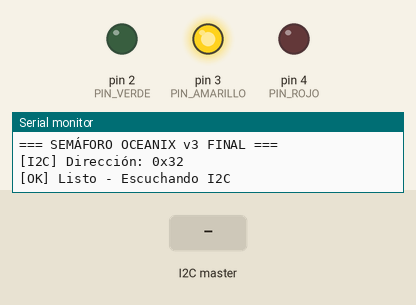
Recording of a sketch running on a simulated Arduino Uno, built with avr-gcc and run on an emulated ATmega328P. On the bench: output pins drawn as LEDs (lit = HIGH), the last lines printed to the serial monitor. Dashed ring = blinking. The test bench sets the inputs (shaded band).

Above: at 1.3 s.
1.4 s: the I2C master sends the byte 0
At 2.3 s:
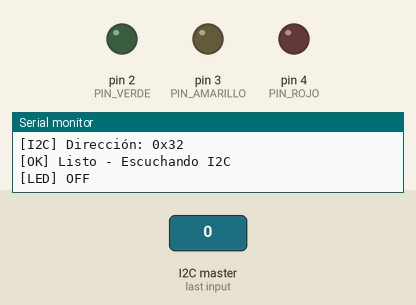
2.9 s: the I2C master sends the byte 1
At 3.55 s:
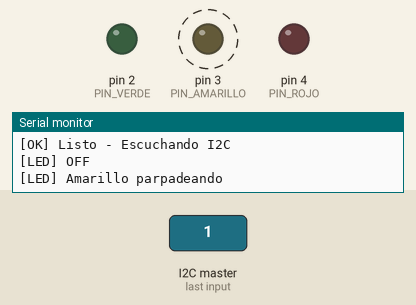
5.9 s: the I2C master sends the byte 2
Timing chart, 0 to 8.9 s (numbered marks = the images above; inputs shaded):
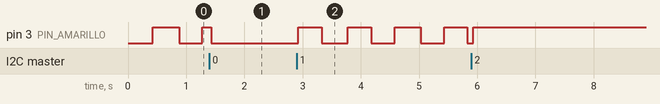

Measured:
- after the input at 2.9 s, pin 3 (PIN_AMARILLO): alternates HIGH for 0.40 s and LOW for 0.40 s, starting at once

The sketch:

periferico.ino
```cpp
/*
 * ============================================================================
 * PROYECTO FINAL: PERIFÉRICO SEMÁFORO - SISTEMA OCEANIX
 * ARCHIVO: periferico/periferico.ino
 * ============================================================================
 *
 * INSTITUCIÓN: Universidad Intercontinental de la Empresa
 * ASIGNATURA: Tecnología de Automatización y Robotización Empresarial
 * PROFESOR: Eladio Dapena
 * FECHA: 5 de diciembre de 2025
 *
 * EQUIPO DE DESARROLLO:
 * - Alan Ariel Salazar (Responsable del Equipo)
 * - Anton Dopico
 * - Pablo Barran Franco
 *
 * ============================================================================
 * PRESENTACIÓN DEL COMPONENTE
 * ============================================================================
 *
 * Este firmware implementa el Arduino Periférico del sistema de clasificación
 * Oceanix, especializado exclusivamente en el control físico de los indicadores
 * luminosos LED del semáforo perimetral.
 *
 * El periférico actúa como dispositivo esclavo I2C con dirección única 0x32,
 * recibiendo comandos del Arduino Supervisor mediante interrupciones hardware
 * y ejecutando acciones inmediatas sobre los LEDs según el protocolo establecido.
 *
 * La implementación garantiza operación determinista mediante procesamiento
 * no bloqueante de comandos, parpadeo automático del LED amarillo con temporización
 * precisa de 400ms, y estados mutuamente excluyentes de los LEDs (solo un LED
 * puede estar encendido a la vez).
 *
 * El componente está diseñado con arquitectura minimalista y especializada,
 * delegando toda la lógica de decisión al Supervisor y enfocándose únicamente
 * en la ejecución eficiente de comandos de control LED.
 *
 * ============================================================================
 * OBJETIVO GENERAL
 * ============================================================================
 *
 * Implementar el controlador periférico del semáforo perimetral para el sistema
 * de clasificación Oceanix, actuando como esclavo I2C que recibe comandos del
 * supervisor y controla indicadores luminosos LED de manera determinista.
 *
 * ============================================================================
 * OBJETIVOS ESPECÍFICOS
 * ============================================================================
 *
 * 1. IMPLEMENTAR COMUNICACIÓN I2C COMO ESCLAVO
 *    - Configurar dirección I2C 0x32 (50 decimal) mediante Wire.begin(SEMAFORO_ADDR)
 *      para recepción de comandos del Supervisor
 *    - Implementar callback de recepción de datos vía interrupción hardware mediante
 *      función callback_i2c() registrada con Wire.onReceive()
 *    - Gestionar buffer de comandos con flags de actualización mediante variables
 *      globales volátiles (comando, comando_nuevo) para comunicación thread-safe
 *      entre interrupción y loop principal
 *
 * 2. CONTROLAR INDICADORES LUMINOSOS LED
 *    - Gestionar 3 LEDs independientes: verde (PIN 2), amarillo (PIN 3), rojo (PIN 4)
 *      configurados como salidas digitales mediante pinMode(OUTPUT)
 *    - Implementar lógica de conmutación digital con protección mediante función
 *      apagar_todos() que garantiza apagado de todos los LEDs antes de encender uno nuevo
 *    - Garantizar estados mutuamente excluyentes (solo un LED activo) mediante
 *      invocación sistemática de apagar_todos() en todas las ramas del switch-case
 *      de procesamiento de comandos
 *
 * 3. IMPLEMENTAR PARPADEO AUTOMÁTICO NO BLOQUEANTE
 *    - Temporizador de 400ms para amarillo titilante mediante comparación de millis()
 *      con tiempo_parpadeo almacenado, resultando en frecuencia de 2.5 Hz
 *    - Lógica no bloqueante en loop principal mediante función manejar_parpadeo()
 *      que se ejecuta solo cuando comando activo es LAMP_YELLOW_BLINK
 *    - Sincronización precisa sin interferir con comunicaciones I2C mediante
 *      uso de millis() en lugar de delay(), permitiendo recepción continua de
 *      nuevos comandos durante el parpadeo
 *
 * 4. GESTIONAR PROTOCOLO DE COMANDOS DETERMINISTA
 *    - Procesar 5 comandos I2C diferentes con acciones inmediatas mediante estructura
 *      switch-case en función procesar_comando() que mapea valores 0-4 a acciones LED
 *    - Implementar máquina de estados simple para modos LED mediante variable global
 *      comando que almacena el estado actual y determina el comportamiento del sistema
 *    - Logging detallado para diagnóstico operativo mediante comunicación serial a
 *      9600 baudios con mensajes descriptivos de cada comando recibido y ejecutado
 *
 * ============================================================================
 * CONFIGURACIÓN DEL HARDWARE
 * ============================================================================
 *
 * PLACA ARDUINO: Arduino Uno o compatible (ATmega328P)
 *
 * CONEXIONES FÍSICAS DETALLADAS:
 *
 * INDICADORES LED:
 *   - LED VERDE: Ánodo → PIN 2 (D2) del Arduino, Cátodo → GND vía resistencia 220Ω
 *     Función: Indicador visual de pieza aceptada (material no metálico)
 *   - LED AMARILLO: Ánodo → PIN 3 (D3) del Arduino, Cátodo → GND vía resistencia 220Ω
 *     Función: Indicador de estado del sistema (titilante = disponible, fijo = inspección)
 *   - LED ROJO: Ánodo → PIN 4 (D4) del Arduino, Cátodo → GND vía resistencia 220Ω
 *     Función: Indicador visual de metal detectado (pieza rechazada)
 *
 * BUS I2C (Periférico ↔ Supervisor):
 *   - SDA → PIN A4 del Arduino: Datos del bus I2C (bidireccional)
 *   - SCL → PIN A5 del Arduino: Reloj del bus I2C (sincronización)
 *   - Pull-ups externos de 4.7kΩ recomendados entre SDA/SCL y VCC (5V)
 *   - GND común entre Periférico y Supervisor (referencia común crítica)
 *
 * ALIMENTACIÓN:
 *   - VCC: 5V DC regulado conectado a VIN o pin 5V del Arduino
 *   - GND: Referencia común conectada a GND del Supervisor y fuente de alimentación
 *   - Consumo típico: < 100mA con los 3 LEDs encendidos simultáneamente (no ocurre)
 *
 * COMUNICACIÓN SERIAL (Debug):
 *   - Configurada a 9600 baudios para logging y diagnóstico
 *   - Utilizada exclusivamente para monitoreo, no para comunicación con Supervisor
 *
 * ============================================================================
 * ARQUITECTURA DEL COMPONENTE
 * ============================================================================
 *
 * El periférico implementa una arquitectura simple y especializada:
 *
 * SUPERVISOR ──I2C──> PERIFÉRICO ──GPIO──> LEDs
 *    │                    │                    │
 *    │ Comando (1 byte)   │ Procesamiento      │ Control físico
 *    │ Dirección: 0x32    │ No bloqueante      │ Estados mutuamente
 *    │                    │                    │ excluyentes
 *    └────────────────────┴────────────────────┘
 *
 * FLUJO DE DATOS:
 *   1. Supervisor envía comando I2C hacia dirección 0x32
 *   2. Interrupción hardware activa callback_i2c()
 *   3. Comando se almacena en variable global comando
 *   4. Flag comando_nuevo se activa para señalizar loop principal
 *   5. Loop principal detecta flag y llama a procesar_comando()
 *   6. Función procesar_comando() ejecuta acción LED correspondiente
 *   7. Si comando es YELLOW_BLINK, manejar_parpadeo() gestiona titileo
 *
 * ============================================================================
 * PROTOCOLO I2C - COMANDOS DE CONTROL
 * ============================================================================
 *
 * ESTRUCTURA DEL MENSAJE I2C:
 *   El Supervisor envía un único byte que codifica el comando LED. El periférico
 *   recibe este byte mediante interrupción hardware y lo procesa en el loop principal.
 *
 * ┌─────────────┬─────────────┬─────────────────────────────────────┐
 * │ Comando     │ Valor       │ Acción del Periférico              │
 * ├─────────────┼─────────────┼─────────────────────────────────────┤
 * │ LAMP_OFF    │ 0x00 (0)    │ Apagar todos los LEDs               │
 * │ YELLOW_BLINK│ 0x01 (1)    │ Amarillo titilante 400ms            │
 * │ YELLOW_SOLID│ 0x02 (2)    │ Amarillo continuo                   │
 * │ LAMP_RED    │ 0x03 (3)    │ Rojo continuo (metal)               │
 * │ LAMP_GREEN  │ 0x04 (4)    │ Verde continuo (aceptado)           │
 * └─────────────┴─────────────┴─────────────────────────────────────┘
 *
 * DETALLES DEL PROTOCOLO:
 *   - Dirección esclavo: 0x32 (50 decimal, hexadecimal 0x32)
 *   - Mensaje: 1 byte único que codifica el comando
 *   - Recepción: Vía interrupción hardware onReceive() que activa callback_i2c()
 *   - Procesamiento: En loop principal de forma no bloqueante mediante flag comando_nuevo
 *   - Confirmación: Logging serial para diagnóstico (no se envía ACK explícito al Supervisor)
 *   - Latencia: < 50ms desde recepción I2C hasta ejecución del comando LED
 *
 * ============================================================================
 * LÓGICA IMPLEMENTADA
 * ============================================================================
 *
 * El firmware implementa un bucle principal (loop()) que se ejecuta continuamente
 * con frecuencia aproximada de 20 Hz (cada 50ms debido al delay final). En cada
 * iteración del bucle se ejecutan las siguientes operaciones en orden:
 *
 * 1. VERIFICACIÓN DE COMANDO NUEVO:
 *    - Se verifica el flag comando_nuevo que se activa cuando callback_i2c() recibe
 *      un nuevo comando del Supervisor
 *    - Si el flag está activo, se resetea y se llama a procesar_comando(comando)
 *      para ejecutar la acción LED correspondiente
 *
 * 2. GESTIÓN DE PARPADEO (si aplica):
 *    - Si el comando activo es LAMP_YELLOW_BLINK, se llama a manejar_parpadeo()
 *      que implementa el algoritmo de titileo no bloqueante
 *    - La función manejar_parpadeo() compara millis() con tiempo_parpadeo almacenado
 *      y conmuta el estado del LED amarillo cada 400ms
 *
 * 3. DELAY DE CONTROL:
 *    - Se ejecuta delay(50) para controlar la frecuencia del bucle y evitar
 *      saturación del procesador, manteniendo capacidad de respuesta para I2C
 *
 * FUNCIÓN CALLBACK I2C (Interrupción Hardware):
 *   La función callback_i2c() se ejecuta automáticamente cuando el Supervisor
 *   inicia una transmisión I2C hacia la dirección 0x32. La función lee todos los
 *   bytes disponibles mediante bucle while (Wire.available()), almacena el último
 *   byte en la variable global comando, y activa el flag comando_nuevo para señalizar
 *   al loop principal que hay un comando pendiente de procesamiento.
 *
 * FUNCIÓN PROCESAMIENTO DE COMANDOS:
 *   La función procesar_comando() implementa una máquina de estados simple mediante
 *   estructura switch-case que mapea los 5 comandos válidos (0-4) a acciones LED
 *   específicas. Todas las ramas del switch llaman primero a apagar_todos() para
 *   garantizar estados mutuamente excluyentes, y luego ejecutan la acción correspondiente.
 *   Para el comando LAMP_YELLOW_BLINK, la función también inicializa las variables
 *   de parpadeo (tiempo_parpadeo, estado_parp) que son utilizadas por manejar_parpadeo().
 *
 * FUNCIÓN PARPADEO NO BLOQUEANTE:
 *   La función manejar_parpadeo() implementa temporización no bloqueante mediante
 *   comparación de millis() con tiempo_parpadeo almacenado. Cuando transcurren 400ms,
 *   se actualiza tiempo_parpadeo y se conmuta el estado del LED amarillo mediante
 *   digitalWrite(). Este algoritmo permite que el periférico continúe recibiendo y
 *   procesando nuevos comandos I2C durante el parpadeo, garantizando responsividad
 *   del sistema ante cambios de estado del Supervisor.
 *
 * ============================================================================
 * ESPECIFICACIONES TÉCNICAS
 * ============================================================================
 *
 * HARDWARE:
 *   - Microcontrolador: ATmega328P (Arduino Uno estándar)
 *   - LEDs: 5mm estándar con resistencias limitadoras de corriente de 220Ω
 *   - Bus I2C: Implementación hardware TWI (Two-Wire Interface) integrada en ATmega328P
 *   - Alimentación: 5V DC regulado (tolerancia: 4.5V - 5.5V)
 *   - Consumo máximo: < 150mA con todos los LEDs encendidos (caso teórico)
 *
 * SOFTWARE:
 *   - Framework: Arduino IDE 1.8+ o superior
 *   - Librería: Wire.h (I2C integrada en Arduino Core)
 *   - Frecuencia de reloj: 16MHz (cristal estándar Arduino Uno)
 *   - Comunicación serial: 9600 baudios para logging y diagnóstico
 *   - Tamaño de código compilado: ~2.5 KB (muy eficiente)
 *
 * TEMPORIZACIÓN:
 *   - Intervalo parpadeo: 400ms exactos (frecuencia 2.5 Hz, período 0.4s)
 *   - Latencia I2C: < 1ms desde transmisión Supervisor hasta recepción en callback
 *   - Tiempo respuesta LED: < 10ms desde procesamiento de comando hasta cambio físico
 *   - Frecuencia loop principal: ~20 Hz (cada 50ms)
 *
 * ============================================================================
 */

#include <Wire.h>

// ============================================================================
// CONFIGURACIÓN I2C
// ============================================================================
#define SEMAFORO_ADDR 0x32

#define LAMP_OFF 0
#define LAMP_YELLOW_BLINK 1
#define LAMP_YELLOW_SOLID 2
#define LAMP_RED 3
#define LAMP_GREEN 4

// ============================================================================
// PINES LEDS
// ============================================================================
#define PIN_VERDE 2
#define PIN_AMARILLO 3
#define PIN_ROJO 4

// ============================================================================
// VARIABLES
// ============================================================================
volatile uint8_t comando = LAMP_YELLOW_BLINK;
volatile bool comando_nuevo = false;

// Para parpadeo
unsigned long tiempo_parpadeo = 0;
bool estado_parp = false;
#define INTERVALO_PARPADEO 400

// ============================================================================
// FUNCIÓN: CONFIGURACIÓN INICIAL DEL PERIFÉRICO
// ============================================================================
// OBJETIVO: Inicializar hardware y comunicaciones del controlador LED
// COMPONENTES: Pines LED, I2C esclavo, estado inicial OFF, banner informativo
// CRÍTICO: Configuración necesaria para recepción de comandos I2C
// ============================================================================
void setup() {
  pinMode(PIN_VERDE, OUTPUT);
  pinMode(PIN_AMARILLO, OUTPUT);
  pinMode(PIN_ROJO, OUTPUT);

  Serial.begin(9600);
  delay(100);

  Serial.println("\n=== SEMÁFORO OCEANIX v3 FINAL ===\n");
  Serial.print("[I2C] Dirección: 0x");
  Serial.println(SEMAFORO_ADDR, HEX);

  apagar_todos();

  Wire.begin(SEMAFORO_ADDR);
  Wire.onReceive(callback_i2c);

  Serial.println("[OK] Listo - Escuchando I2C\n");
}

// ============================================================================
// LOOP PRINCIPAL
// ============================================================================
void loop() {
  // Si hay comando nuevo, procesarlo
  if (comando_nuevo) {
    comando_nuevo = false;
    procesar_comando(comando);
  }

  // Si estamos en parpadeo, manejar eso
  if (comando == LAMP_YELLOW_BLINK) {
    manejar_parpadeo();
  }

  delay(50);
}

// ============================================================================
// FUNCIÓN: CALLBACK DE RECEPCIÓN I2C - INTERRUPTOR CRÍTICO
// ============================================================================
// OBJETIVO: Gestionar recepción de comandos I2C del supervisor Supervisor
// MECANISMO: Interrupción hardware que activa recepción automática
// CRÍTICO: Esta función determina la responsiveness del sistema LED
// ============================================================================
void callback_i2c(int bytes) {
  while (Wire.available()) {
    uint8_t valor = Wire.read();
    comando = valor;
    comando_nuevo = true;
  }
}

// ============================================================================
// FUNCIÓN: PROCESAMIENTO DETERMINISTA DE COMANDOS LED
// ============================================================================
// OBJETIVO: Ejecutar acciones LED según protocolo I2C establecido
// LÓGICA: Máquina de estados simple con 5 comandos válidos
// CRÍTICO: Garantiza estados mutuamente excluyentes de LEDs
// ============================================================================
void procesar_comando(uint8_t cmd) {
  switch(cmd) {
    case LAMP_OFF:
      apagar_todos();
      Serial.println("[LED] OFF");
      break;

    case LAMP_YELLOW_BLINK:
      apagar_todos();
      digitalWrite(PIN_AMARILLO, HIGH);
      tiempo_parpadeo = millis();
      estado_parp = true;
      Serial.println("[LED] Amarillo parpadeando");
      break;

    case LAMP_YELLOW_SOLID:
      apagar_todos();
      digitalWrite(PIN_AMARILLO, HIGH);
      Serial.println("[LED] Amarillo sólido");
      break;

    case LAMP_RED:
      apagar_todos();
      digitalWrite(PIN_ROJO, HIGH);
      Serial.println("[LED] ROJO");
      break;

    case LAMP_GREEN:
      apagar_todos();
      digitalWrite(PIN_VERDE, HIGH);
      Serial.println("[LED] VERDE");
      break;

    default:
      Serial.print("[LED] Desconocido: ");
      Serial.println(cmd);
  }
}

// ============================================================================
// FUNCIÓN: PARPADEO NO BLOQUEANTE - ALGORITMO TEMPORIZADO
// ============================================================================
// OBJETIVO: Implementar titileo amarillo sin bloquear comunicaciones I2C
// ALGORITMO: Temporizador millis() con conmutación cada 400ms
// VENTAJA: No interfiere con recepción de comandos del supervisor
// ============================================================================
void manejar_parpadeo() {
  unsigned long ahora = millis();

  if (ahora - tiempo_parpadeo >= INTERVALO_PARPADEO) {
    tiempo_parpadeo = ahora;
    estado_parp = !estado_parp;
    digitalWrite(PIN_AMARILLO, estado_parp ? HIGH : LOW);
  }
}

// ============================================================================
// APAGAR TODOS LOS LEDS
// ============================================================================
void apagar_todos() {
  digitalWrite(PIN_VERDE, LOW);
  digitalWrite(PIN_AMARILLO, LOW);
  digitalWrite(PIN_ROJO, LOW);
}
```
